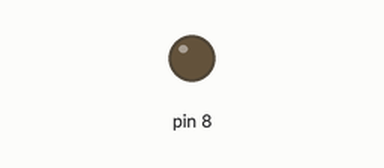
Simulated run of this sketch. Board: Arduino Uno, built with avr-gcc and run on an emulated ATmega328P. Parts: output pins drawn as LEDs (lit = HIGH).

Above: at 1.3 s.
At 3.5 s:
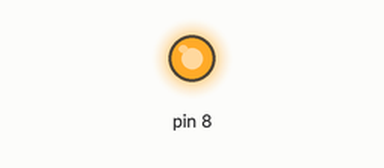
Timing chart, 0 to 8.8 s (numbered marks = the images above):
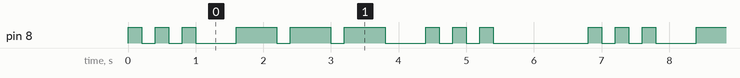

The sketch:

SOS.ino
```cpp
void setup() {
  pinMode(8, OUTPUT);
}

void loop() {

//S
  digitalWrite(8, HIGH);
  delay(200);
  digitalWrite(8, LOW);
  delay(200);
  digitalWrite(8, HIGH);
  delay(200);
  digitalWrite(8, LOW);
  delay(200);
  digitalWrite(8, HIGH);
  delay(200);
  digitalWrite(8, LOW);
  delay(600);

//O
  digitalWrite(8, HIGH);
  delay(600);
  digitalWrite(8, LOW);
  delay(200);
  digitalWrite(8, HIGH);
  delay(600);
  digitalWrite(8, LOW);
  delay(200);
  digitalWrite(8, HIGH);
  delay(600);
  digitalWrite(8, LOW);
  delay(600);

//S
  digitalWrite(8, HIGH);
  delay(200);
  digitalWrite(8, LOW);
  delay(200);
  digitalWrite(8, HIGH);
  delay(200);
  digitalWrite(8, LOW);
  delay(200);
  digitalWrite(8, HIGH);
  delay(200);
  digitalWrite(8, LOW);
  delay(1400);
}
```

Measured:
- by itself, pin 8: repeats every 6.8 s: 2 × (LOW 0.20 s, HIGH 0.20 s), LOW 0.60 s, 2 × (HIGH 0.60 s, LOW 0.20 s), HIGH 0.60 s, LOW 0.60 s, 2 × (HIGH 0.20 s, LOW 0.20 s), HIGH 0.20 s, LOW 1.4 s, HIGH 0.20 s
- by itself, everything shown: repeats every 6.8 s, in 18 steps
